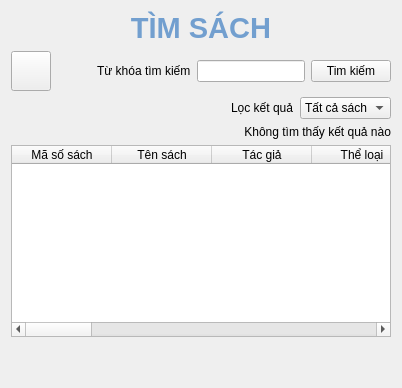
      <widget class="QWidget" name="findBook_1">
       <layout class="QGridLayout" name="gridLayout_2">
        <item row="2" column="0">
         <layout class="QHBoxLayout" name="horizontalLayout_28">
          <property name="topMargin">
           <number>0</number>
          </property>
          <item>
           <spacer name="horizontalSpacer_20">
            <property name="orientation">
             <enum>Qt::Horizontal</enum>
            </property>
            <property name="sizeHint" stdset="0">
             <size>
              <width>40</width>
              <height>20</height>
             </size>
            </property>
           </spacer>
          </item>
          <item>
           <widget class="QLabel" name="label_37">
            <property name="text">
             <string>Lọc kết quả</string>
            </property>
           </widget>
          </item>
          <item>
           <widget class="QComboBox" name="findBook_filtBox">
            <item>
             <property name="text">
              <string>Tất cả sách</string>
             </property>
            </item>
            <item>
             <property name="text">
              <string>Có sẵn</string>
             </property>
            </item>
           </widget>
          </item>
         </layout>
        </item>
        <item row="0" column="0">
         <widget class="QLabel" name="label_24">
          <property name="text">
           <string>&lt;html&gt;&lt;head/&gt;&lt;body&gt;&lt;p align=&quot;center&quot;&gt;&lt;span style=&quot; font-size:22pt; font-weight:600; color:#729fcf;&quot;&gt;TÌM SÁCH&lt;/span&gt;&lt;/p&gt;&lt;/body&gt;&lt;/html&gt;</string>
          </property>
         </widget>
        </item>
        <item row="1" column="0">
         <layout class="QHBoxLayout" name="horizontalLayout_2">
          <property name="bottomMargin">
           <number>0</number>
          </property>
          <item>
           <widget class="QPushButton" name="findBook_cartButton">
            <property name="minimumSize">
             <size>
              <width>40</width>
              <height>40</height>
             </size>
            </property>
            <property name="maximumSize">
             <size>
              <width>40</width>
              <height>40</height>
             </size>
            </property>
            <property name="styleSheet">
             <string notr="true">border-image: url(:/build-Assignment2_Test3-Desktop_Qt_5_8_0_GCC_64bit-Debug/Resource/Icons/Cart-Icon-PNG-Graphic-Cave.png);</string>
            </property>
            <property name="text">
             <string/>
            </property>
            <property name="icon">
             <iconset resource="resource.qrc">
              <normaloff>:/Icons/shopping-basket-icon_1063-6.jpg</normaloff>:/Icons/shopping-basket-icon_1063-6.jpg</iconset>
            </property>
            <property name="iconSize">
             <size>
              <width>40</width>
              <height>40</height>
             </size>
            </property>
           </widget>
          </item>
          <item>
           <spacer name="horizontalSpacer">
            <property name="orientation">
             <enum>Qt::Horizontal</enum>
            </property>
            <property name="sizeHint" stdset="0">
             <size>
              <width>40</width>
              <height>20</height>
             </size>
            </property>
           </spacer>
          </item>
          <item>
           <widget class="QLabel" name="label">
            <property name="text">
             <string>Từ khóa tìm kiếm</string>
            </property>
           </widget>
          </item>
          <item>
           <widget class="QLineEdit" name="findBook_findLine"/>
          </item>
          <item>
           <widget class="QPushButton" name="findBook_findButton">
            <property name="text">
             <string>Tim kiếm</string>
            </property>
           </widget>
          </item>
         </layout>
        </item>
        <item row="9" column="0">
         <spacer name="verticalSpacer">
          <property name="orientation">
           <enum>Qt::Vertical</enum>
          </property>
          <property name="sizeHint" stdset="0">
           <size>
            <width>20</width>
            <height>40</height>
           </size>
          </property>
         </spacer>
        </item>
        <item row="3" column="0">
         <widget class="QLabel" name="findBook_nFoundLabel">
          <property name="text">
           <string>&lt;html&gt;&lt;head/&gt;&lt;body&gt;&lt;p align=&quot;right&quot;&gt;Không tìm thấy kết quả nào&lt;/p&gt;&lt;/body&gt;&lt;/html&gt;</string>
          </property>
         </widget>
        </item>
        <item row="8" column="0">
         <widget class="QTableWidget" name="bookView">
          <property name="columnCount">
           <number>16</number>
          </property>
          <attribute name="horizontalHeaderDefaultSectionSize">
           <number>100</number>
          </attribute>
          <column>
           <property name="text">
            <string>Mã số sách</string>
           </property>
          </column>
          <column>
           <property name="text">
            <string>Tên sách</string>
           </property>
          </column>
          <column>
           <property name="text">
            <string>Tác giả</string>
           </property>
          </column>
          <column>
           <property name="text">
            <string>Thể loại</string>
           </property>
          </column>
          <column>
           <property name="text">
            <string>Năm xuất bản</string>
           </property>
          </column>
          <column>
           <property name="text">
            <string>Có thể mượn</string>
           </property>
          </column>
          <column>
           <property name="text">
            <string>Lượt truy cập</string>
           </property>
          </column>
          <column>
           <property name="text">
            <string>Ngày mượn</string>
           </property>
          </column>
          <column>
           <property name="text">
            <string>Chi tiết</string>
           </property>
           <property name="font">
            <font>
             <family>Ubuntu</family>
            </font>
           </property>
          </column>
          <column/>
          <column/>
          <column/>
          <column/>
          <column/>
          <column/>
          <column/>
         </widget>
        </item>
       </layout>
      </widget>
